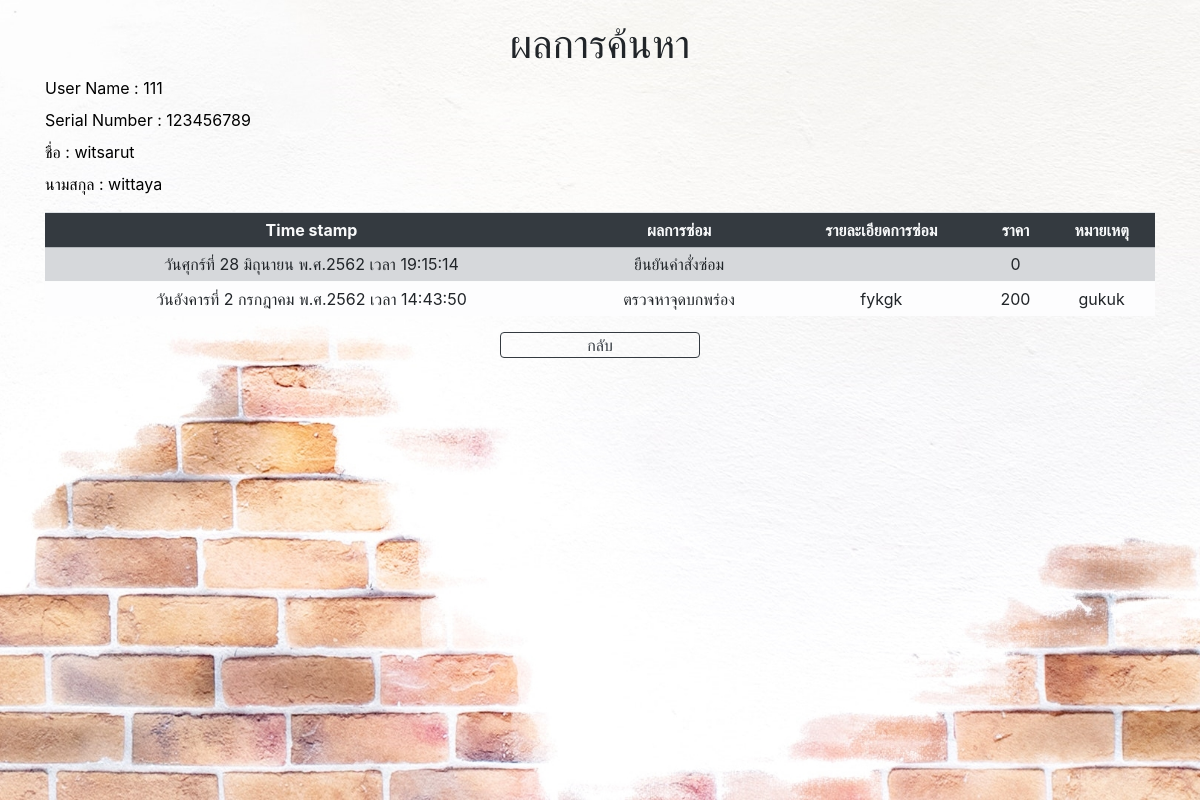
Screenshot of /user/check_qr.php?id_com=b4f5919e89d7623c0df5cbceeb39111d with the database file from the repository.
### tables this page shows
CREATE TABLE `com` (
  `ID_com` text NOT NULL,
  `Serial_number` text NOT NULL,
  `Receive_ID` text NOT NULL,
  `User_id` text NOT NULL,
  `id` int(11) NOT NULL
);

CREATE TABLE `user` (
  `User_id` varchar(255) NOT NULL,
  `fname` text NOT NULL,
  `lname` text NOT NULL,
  `phone_num` int(11) NOT NULL,
  `Role` text NOT NULL,
  `Email` text NOT NULL,
  `More_contact` text NOT NULL,
  `Password` text NOT NULL
);

CREATE TABLE `update_com` (
  `ID_com` text NOT NULL,
  `Status_com` text NOT NULL,
  `Detail_com` text NOT NULL,
  `Note_com` text NOT NULL,
  `Price_com` int(11) NOT NULL,
  `Time_update` text NOT NULL,
  `id` int(5) NOT NULL,
  `count` int(11) NOT NULL
);

### user/check_qr.php (the view, shortened to what this page needs)
<!DOCTYPE html>
<html lang="en">
<?php
    require './../DB_ce-app/User.php';
    if(isset($_GET['id_com'])){
        $palm = $_GET['id_com'];
    }
    if(isset($palm)){
        $id_com = "SELECT update_com.Status_com,update_com.Detail_com,update_com.Note_com,update_com.Price_com,update_com.Time_update,user.fname,user.lname,com.Serial_number,com.User_id
        FROM `update_com`,`com`,`user`
        WHERE update_com.ID_com = '$palm' AND com.ID_com=update_com.ID_com AND com.User_id = user.User_id";
        $result = mysqli_query($connect,$id_com);
        $result1 = mysqli_query($connect,$id_com);
        $row1 = mysqli_fetch_array($result);
    }
    ?>
<head>
    <link rel="stylesheet" href="https://stackpath.bootstrapcdn.com/bootstrap/4.3.1/css/bootstrap.min.css"
>
</head>
<body>
    <div class="bg-123">
        <div class="container">
            <h1 class="text-center"> ผลการค้นหา </h1>
            <div id="text1">
                <label>User Name : </label>
                <?php echo $row1['User_id']?><br>
                <label>Serial Number : </label>
                <?php echo $row1['Serial_number']?>
                <br>
                <label>ชื่อ : </label>
                <?php echo $row1['fname']?><br>
                <label>นามสกุล : </label>
                <?php echo $row1['lname']?>
            </div>
            <div class="table-responsive-xl text-dark">
                <table class=" table table-sm text-nowrap mt-2 " id="user_data">
                    <tr style="text-align:center" class="bg-dark text-light">
                        <th>Time stamp</th>
                        <th>ผลการซ่อม</th>
                        <th>รายละเอียดการซ่อม</th>
                        <th>ราคา</th>
                        <th>หมายเหตุ</th>
                    </tr>
                    <?php
                    $row_data = 1;
                        while($row2 = mysqli_fetch_array($result1,MYSQLI_ASSOC)){
                    ?>
                    <tr id="row-data<?php echo $row_data?>" class="text-center">
                        <td> <?php echo $row2['Time_update']?></td>
                        <td> <?php echo $row2['Status_com']?></td>
                        <td><?php echo $row2['Detail_com']?></td>
                        <td><?php echo $row2['Price_com']?></td>
                        <td><?php echo $row2['Note_com']?></td>
                    </tr>
                    <?php
                    $row_data += 1;
                 }
                 ?>
                </table>
            </div>
            <div class="but1">
                <a href="form_check_repair.php" id="but1" class="btn btn-outline-dark">กลับ</a>
            </div>
        </div>
    </div>
</body>
</html>

### user/check_qr.php (style rules this page uses)
html, body { padding: 0px; margin: 0px; height: 100%; max-height: 100%; width: 100%; }
#text1 { color: black; text-align: left; }
#but1 { width: 200px; padding: 0px; }
.but1 { text-align: center; justify-content: center; }
h1 { padding-top: 20px; }
.bg-123 { background-image: url('../BG/wh1.jpg'); background-position: center; background-repeat: no-repeat; background-size: cover; margin: 0; padding: 0; width: 100%; min-height: 100%; }

### rows the page displays
com: User "111", Serial_number "123456789"
user: fname "witsarut", lname "wittaya"
update_com: Time_update "วันศุกร์ที่ 28 มิถุนายน พ.ศ.2562 เวลา 19:15:14", Status_com "ยืนยันคำสั่งซ่อม", Price_com "0"
update_com: Time_update "วันอังคารที่ 2 กรกฎาคม พ.ศ.2562 เวลา 14:43:50", Status_com "ตรวจหาจุดบกพร่อง", Detail_com "fykgk", Price_com "200", Note_com "gukuk"
